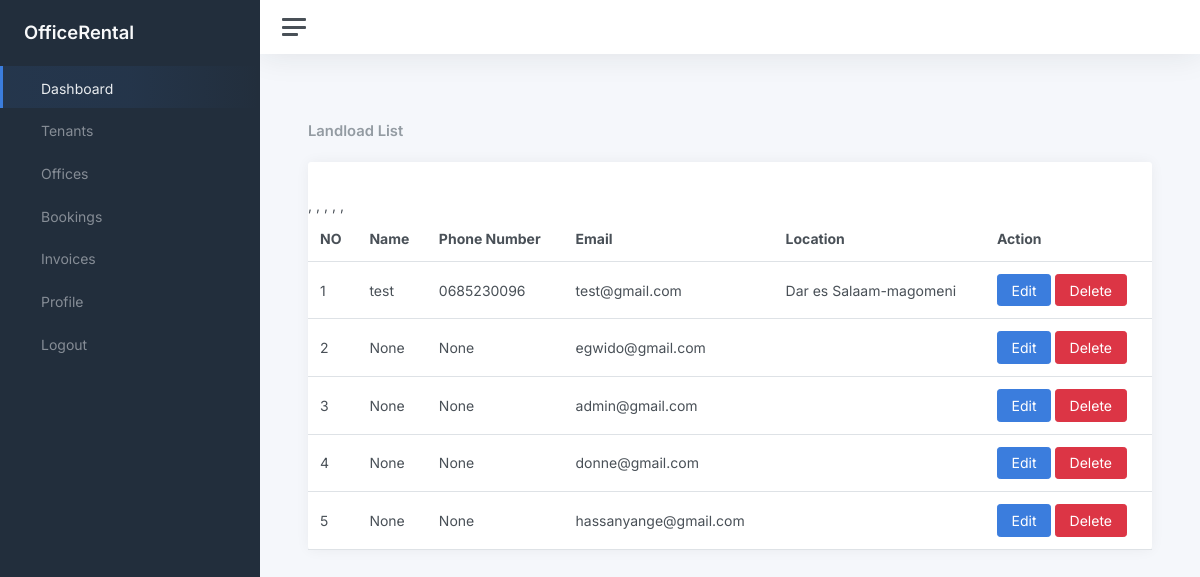
The app's page /landloads/ (signed in) with its own data.
### office/models.py (models this page shows)
class LandLoad(models.Model):
    user = models.OneToOneField(User, null=True, blank=True, on_delete=models.CASCADE)
    email = models.EmailField(max_length=200, null=True, blank=True)
    name = models.CharField(max_length=200, null=True, blank=True)
    description = models.CharField(max_length=200, null=True, blank=True)
    phone_number = models.CharField(max_length=200, null=True, blank=True)
    logo = models.ImageField(upload_to='media/landloads')
    location = models.CharField(max_length=50)

### office/views.py (the view)
# urls.py: path('landloads/', LandLoadAPIView.as_view()),
@login_required
def landloads(request):
    form = LandLoadForm()
    landloads_list = enumerate(LandLoad.objects.all(), start=1)
    context = {'landloads_list':landloads_list, 'form': form}
    return render(request, 'office/landloads.html', context)

### templates/office/landloads.html (shortened to what this page needs)
{% extends 'snippets/base.html' %}
{% block content %}
{% load static %}
	<div class="wrapper">
		{% include "snippets/sidebar.html" %}
			<main class="content">
				<div class="container-fluid p-0">
<br>
<div class="d-flex justify-content-between">
	<h5 class="card-title mb-0">Landload List</h5>
</div>
<br>
					<div class="row">
						<div class="col-12 col-lg-12 col-xxl-9 d-flex">
							<div class="card flex-fill">
								<div class="card-header">
								</div>
								<table class="table table-hover my-0">
									<thead>
										<tr>
											<th>NO</th>
											<th class="d-none d-xl-table-cell">Name</th>
											<th class="d-none d-xl-table-cell">Phone Number</th>
											<th>Email</th>
											<th class="d-none d-md-table-cell">Location</th>
											<th>Action</th>
										</tr>
									</thead>
									<tbody>
									{% for no, landload in  landloads_list %}
										<tr>
											<td>{{no}}</td>
											<td class="d-none d-xl-table-cell">{{landload.name}}</td>
											<td class="d-none d-xl-table-cell">{{landload.phone_number}}</td>
											<td class="d-none d-md-table-cell">{{landload.email}}</td>,
											<td>{{landload.location}}</td>
											<td>
												<button class="btn btn-primary">
													<a class="text-white" href="">Edit</a>
												</button>
												<button class="btn btn-danger">
													<a class="text-white" href="">Delete</a>
												</button>
											</td>
										</tr>
										{% endfor %}
									</tbody>
								</table>
							</div>
						</div>
					</div>
				</div>
			</main>
	{% endblock %}

### records on screen
LandLoad: id "1", name "test", phone_number "0685230096", email "test@gmail.com", location "Dar es Salaam-magomeni"
LandLoad: id "2", name "None", phone_number "None", email "egwido@gmail.com"
LandLoad: id "3", name "None", phone_number "None", email "admin@gmail.com"
LandLoad: id "4", name "None", phone_number "None", email "donne@gmail.com"
LandLoad: id "5", name "None", phone_number "None", email "hassanyange@gmail.com"
